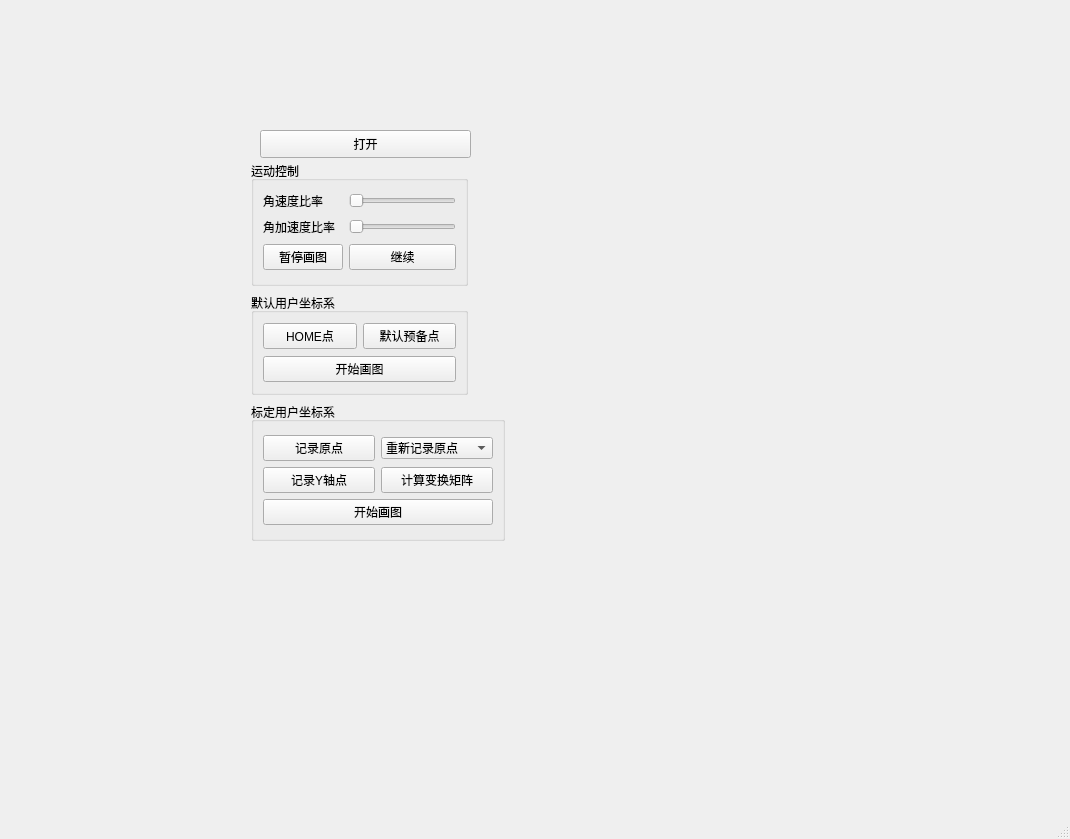
<?xml version="1.0" encoding="UTF-8"?>
<ui version="4.0">
 <class>MainWindow</class>
 <widget class="QMainWindow" name="MainWindow">
  <property name="geometry">
   <rect>
    <x>0</x>
    <y>0</y>
    <width>1070</width>
    <height>839</height>
   </rect>
  </property>
  <property name="windowTitle">
   <string>MainWindow</string>
  </property>
  <widget class="QWidget" name="centralwidget">
   <widget class="QPushButton" name="open_file">
    <property name="geometry">
     <rect>
      <x>260</x>
      <y>130</y>
      <width>211</width>
      <height>28</height>
     </rect>
    </property>
    <property name="text">
     <string>打开</string>
    </property>
   </widget>
   <widget class="QGroupBox" name="groupBox_2">
    <property name="geometry">
     <rect>
      <x>251</x>
      <y>161</y>
      <width>217</width>
      <height>125</height>
     </rect>
    </property>
    <property name="title">
     <string>运动控制</string>
    </property>
    <layout class="QGridLayout" name="gridLayout_3">
     <item row="2" column="0">
      <widget class="QPushButton" name="pause_paint">
       <property name="text">
        <string>暂停画图</string>
       </property>
      </widget>
     </item>
     <item row="0" column="0">
      <widget class="QLabel" name="label_3">
       <property name="text">
        <string>角速度比率</string>
       </property>
      </widget>
     </item>
     <item row="0" column="1">
      <widget class="QSlider" name="vratio_slider">
       <property name="orientation">
        <enum>Qt::Horizontal</enum>
       </property>
      </widget>
     </item>
     <item row="1" column="0">
      <widget class="QLabel" name="label_4">
       <property name="text">
        <string>角加速度比率</string>
       </property>
      </widget>
     </item>
     <item row="2" column="1">
      <widget class="QPushButton" name="continue_paint">
       <property name="text">
        <string>继续</string>
       </property>
      </widget>
     </item>
     <item row="1" column="1">
      <widget class="QSlider" name="aratio_slider">
       <property name="orientation">
        <enum>Qt::Horizontal</enum>
       </property>
      </widget>
     </item>
    </layout>
   </widget>
   <widget class="QGroupBox" name="groupBox_3">
    <property name="geometry">
     <rect>
      <x>251</x>
      <y>402</y>
      <width>254</width>
      <height>139</height>
     </rect>
    </property>
    <property name="title">
     <string>标定用户坐标系</string>
    </property>
    <layout class="QGridLayout" name="gridLayout_4">
     <item row="0" column="0">
      <layout class="QGridLayout" name="gridLayout">
       <item row="1" column="1">
        <widget class="QPushButton" name="compute_T">
         <property name="text">
          <string>计算变换矩阵</string>
         </property>
        </widget>
       </item>
       <item row="0" column="0">
        <widget class="QPushButton" name="record_zero">
         <property name="text">
          <string>记录原点</string>
         </property>
        </widget>
       </item>
       <item row="0" column="1">
        <widget class="QComboBox" name="comboBox">
         <item>
          <property name="text">
           <string>重新记录原点</string>
          </property>
         </item>
         <item>
          <property name="text">
           <string>重新记录Y轴点</string>
          </property>
         </item>
         <item>
          <property name="text">
           <string>重新记录所有</string>
          </property>
         </item>
        </widget>
       </item>
       <item row="1" column="0">
        <widget class="QPushButton" name="record_y">
         <property name="text">
          <string>记录Y轴点</string>
         </property>
        </widget>
       </item>
       <item row="2" column="0" colspan="2">
        <widget class="QPushButton" name="start_paint">
         <property name="text">
          <string>开始画图</string>
         </property>
        </widget>
       </item>
      </layout>
     </item>
    </layout>
   </widget>
   <widget class="QGroupBox" name="groupBox_4">
    <property name="geometry">
     <rect>
      <x>251</x>
      <y>293</y>
      <width>217</width>
      <height>102</height>
     </rect>
    </property>
    <property name="title">
     <string>默认用户坐标系</string>
    </property>
    <layout class="QGridLayout" name="gridLayout_2">
     <item row="1" column="0" colspan="2">
      <widget class="QPushButton" name="default_paint">
       <property name="text">
        <string>开始画图</string>
       </property>
      </widget>
     </item>
     <item row="0" column="1">
      <widget class="QPushButton" name="default_start">
       <property name="text">
        <string>默认预备点</string>
       </property>
      </widget>
     </item>
     <item row="0" column="0">
      <widget class="QPushButton" name="home">
       <property name="text">
        <string>HOME点</string>
       </property>
      </widget>
     </item>
    </layout>
   </widget>
   <widget class="QLabel" name="label">
    <property name="geometry">
     <rect>
      <x>520</x>
      <y>130</y>
      <width>231</width>
      <height>401</height>
     </rect>
    </property>
    <property name="text">
     <string/>
    </property>
   </widget>
  </widget>
  <widget class="QMenuBar" name="menubar">
   <property name="geometry">
    <rect>
     <x>0</x>
     <y>0</y>
     <width>1070</width>
     <height>26</height>
    </rect>
   </property>
  </widget>
  <widget class="QStatusBar" name="statusbar"/>
 </widget>
 <resources/>
 <connections/>
</ui>
